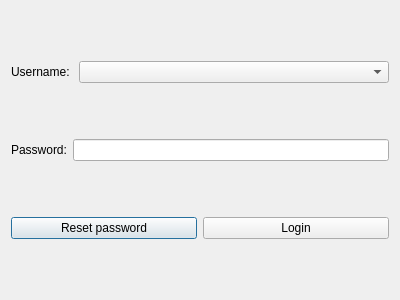
<?xml version="1.0" encoding="UTF-8"?>
<ui version="4.0">
 <class>Dialog</class>
 <widget class="QDialog" name="Dialog">
  <property name="geometry">
   <rect>
    <x>0</x>
    <y>0</y>
    <width>400</width>
    <height>300</height>
   </rect>
  </property>
  <property name="windowTitle">
   <string>Dialog</string>
  </property>
  <layout class="QVBoxLayout" name="mainLayout">
   <item>
    <layout class="QHBoxLayout" name="usernameLayout">
     <item>
      <widget class="QLabel" name="usernameLabel">
       <property name="text">
        <string>Username: </string>
       </property>
      </widget>
     </item>
     <item>
      <widget class="QComboBox" name="usernameComboBox">
       <property name="sizePolicy">
        <sizepolicy hsizetype="Expanding" vsizetype="Fixed">
         <horstretch>0</horstretch>
         <verstretch>0</verstretch>
        </sizepolicy>
       </property>
      </widget>
     </item>
    </layout>
   </item>
   <item>
    <layout class="QHBoxLayout" name="pwdLayout">
     <item>
      <widget class="QLabel" name="pwdLabel">
       <property name="text">
        <string>Password:</string>
       </property>
      </widget>
     </item>
     <item>
      <widget class="QLineEdit" name="pwdLineEdit"/>
     </item>
    </layout>
   </item>
   <item>
    <layout class="QHBoxLayout" name="buttonsLayout">
     <item>
      <widget class="QPushButton" name="resetPassword">
       <property name="text">
        <string>Reset password</string>
       </property>
      </widget>
     </item>
     <item>
      <widget class="QPushButton" name="loginButton">
       <property name="text">
        <string>Login</string>
       </property>
      </widget>
     </item>
    </layout>
   </item>
  </layout>
 </widget>
 <resources/>
 <connections/>
</ui>
